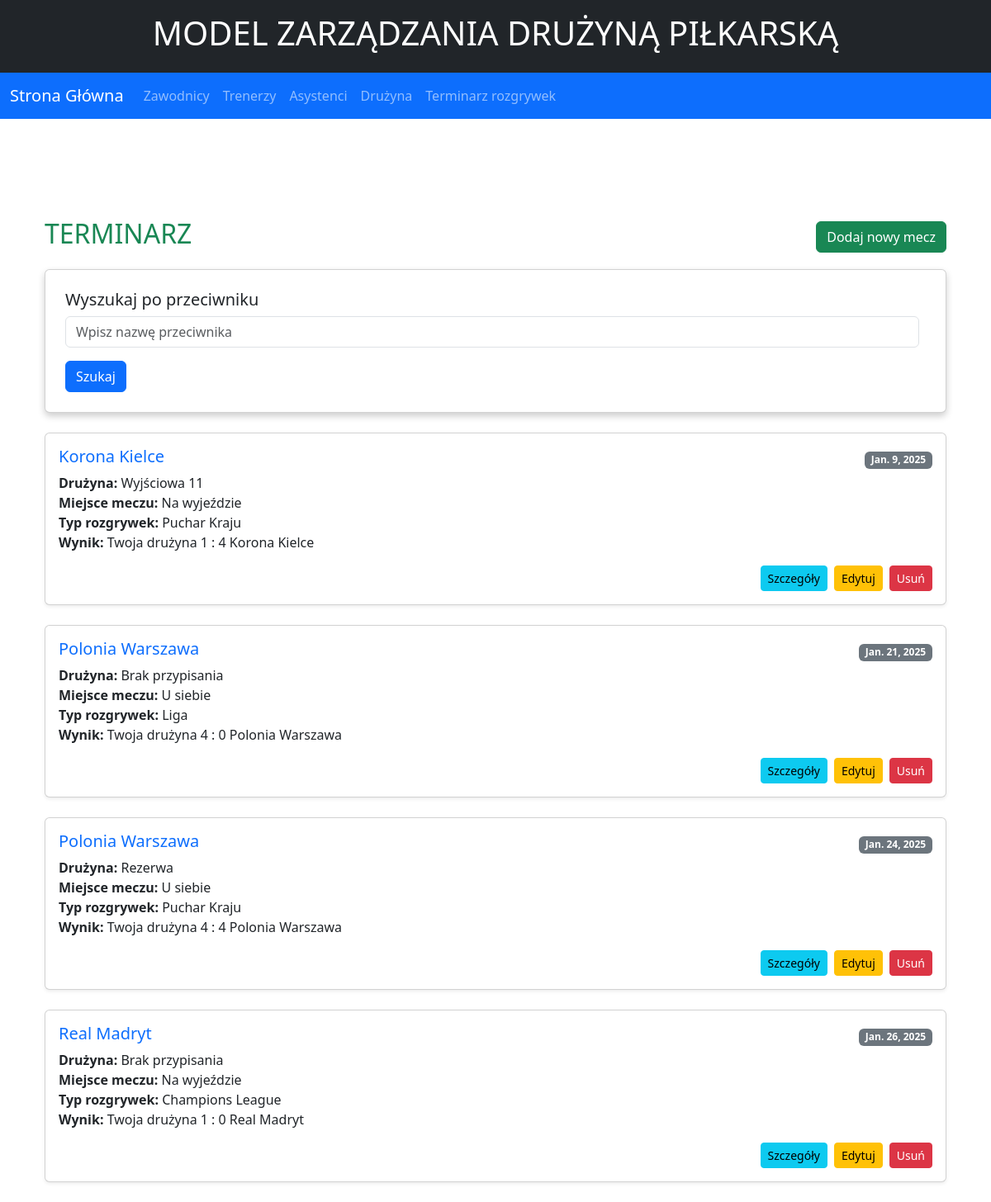
Screenshot of /game with the database file from the repository.
### Legia/models.py (models this page shows, shortened)
class Game(models.Model):
    opponent = models.CharField(max_length=50)
    team = models.ForeignKey(Team, null=True, blank=True, on_delete=models.SET_NULL)
    game_spot = models.CharField(max_length=50, choices=GAMES_SPOTS, null = True)
    game_type = models.CharField(max_length=50, choices=GAMES_TYPES, null = True)
    date = models.DateField()
    score_legia = models.CharField(max_length=50,null = True)
    score_opponent = models.CharField(max_length=50,null = True)
    class Meta:
        ordering = ['date']

class Team(models.Model):
    name = models.CharField(max_length=100, choices=TEAMS)
    capacity = models.PositiveBigIntegerField(null = True)

### Legia/views.py (the view)
# urls.py: path('game', views.game_list, name='game-list'),
def game_list(request):
    game = Game.objects.filter(opponent__icontains=request.POST['phrase']) if request.method == 'POST' else Game.objects.all()
    return render(request, "Legia/game/list.html", {'games': game})

### Legia/templates/Legia/game/list.html (shortened to what this page needs)
{% extends "Legia/base.html" %}
{% block content %}
<div class="container mt-4">
    <div class="d-flex justify-content-between align-items-center mb-3">
        <h2 class="text-success">TERMINARZ</h2>
        <a href="{% url 'game-create' %}" class="btn btn-success">Dodaj nowy mecz</a>
    </div>
    <div class="card p-4 mb-4">
        <h5 class="card-title">Wyszukaj po przeciwniku</h5>
        <form action="" method="post" class="form-inline">
            <div class="form-group me-2">
                <input
                    type="text"
                    name="phrase"
                    class="form-control"
                    placeholder="Wpisz nazwę przeciwnika"
                    required>
            </div>
            <button type="submit" class="btn btn-primary">Szukaj</button>
        </form>
    </div>
    {% if games %}
        {% for game in games %}
        <div class="card mb-4 shadow-sm">
            <div class="card-body">
                <div class="d-flex justify-content-between align-items-center">
                    <h5 class="card-title text-primary">{{ game.opponent }}</h5>
                    <span class="badge bg-secondary">{{ game.date }}</span>
                </div>
                <p class="card-text">
                    <strong>Drużyna:</strong> {{ game.team.name|default:"Brak przypisania" }}<br>
                    <strong>Miejsce meczu:</strong> {{ game.game_spot }} <br>
                    <strong>Typ rozgrywek:</strong> {{ game.game_type }} <br>
                    <strong>Wynik:</strong> Twoja drużyna {{ game.score_legia }} : {{ game.score_opponent }} {{ game.opponent }}
                </p>
                <div class="d-flex justify-content-end", >
                    <a href="{% url 'game-detail' game.id %}" class="btn btn-info btn-sm me-2">Szczegóły</a>
                    <a href="{% url 'game-update' game.id %}" class="btn btn-warning btn-sm me-2">Edytuj</a>
                    <a href="{% url 'game-delete' game.id %}" class="btn btn-danger btn-sm">Usuń</a>
                </div>
            </div>
        </div>
        {% endfor %}
    {% else %}
        <p class="text-muted">Brak danych o meczach w terminarzu.</p>
    {% endif %}
</div>
{% endblock %}

### Legia/static/css/Legia.css (style rules this page uses)
:root { --green: #1b612b; --red: #aa1625; --white: #ffffff; --black: #222427; }
body { font-family: Arial, sans-serif; background-color: #434343; }
a { color: var(--green); text-decoration: none; }
h1, h2, h3 { color: var(--black); }
.container { margin-top: 30px; }
.card { box-shadow: 0 4px 8px rgba(0, 0, 0, 0.2); border-radius: 10px; }

### rows the page displays
Game: opponent "Korona Kielce", date "Jan. 9, 2025", team.name "Wyjściowa 11", game_spot "Na wyjeździe", game_type "Puchar Kraju", score_legia "1", score_opponent "4"
Game: opponent "Polonia Warszawa", date "Jan. 21, 2025", team.name "Brak przypisania", game_spot "U siebie", game_type "Liga", score_legia "4", score_opponent "0"
Game: opponent "Polonia Warszawa", date "Jan. 24, 2025", team.name "Rezerwa", game_spot "U siebie", game_type "Puchar Kraju", score_legia "4", score_opponent "4"
Game: opponent "Real Madryt", date "Jan. 26, 2025", team.name "Brak przypisania", game_spot "Na wyjeździe", game_type "Champions League", score_legia "1", score_opponent "0"
